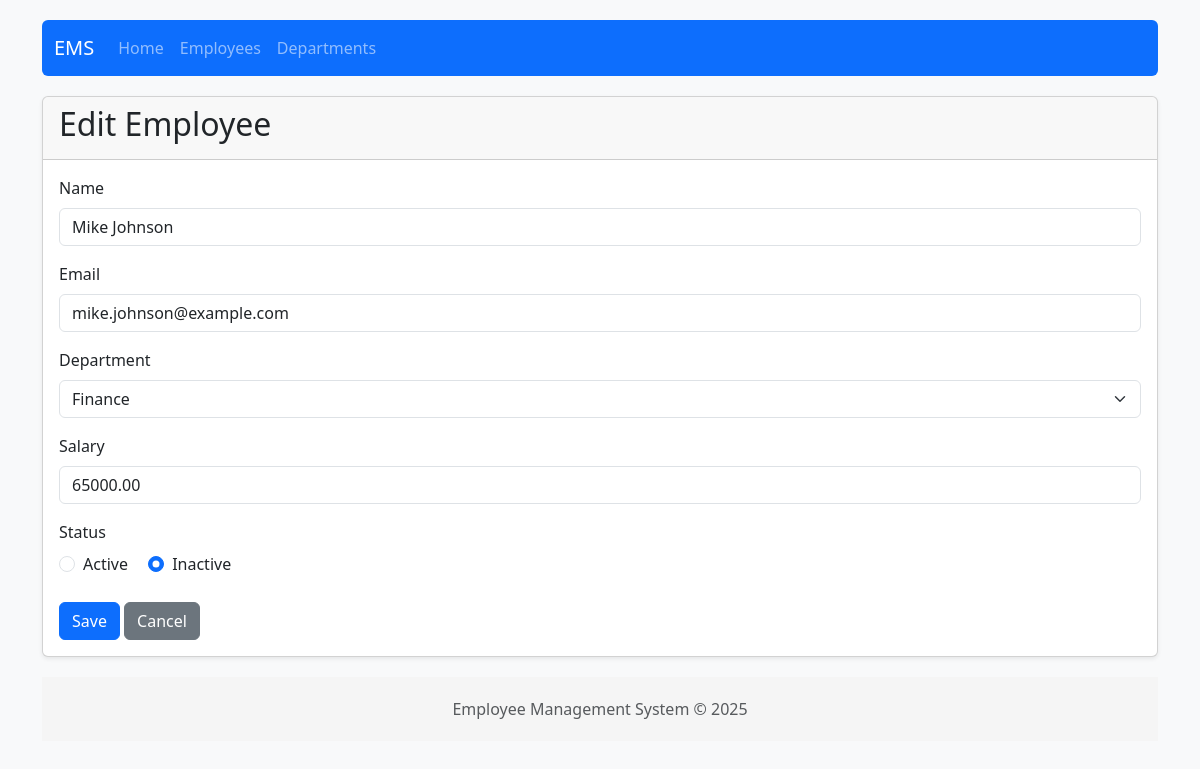
The page /employees/3/update/ on the database its author committed.
### employees/models.py (models this page shows, shortened)
class Employee(models.Model):
    STATUS_CHOICES = (
        (True, 'Active'),
        (False, 'Inactive'),
    )
    name = models.CharField(max_length=100)
    email = models.EmailField(unique=True)
    department = models.ForeignKey(Department, on_delete=models.CASCADE)
    salary = models.DecimalField(max_digits=10, decimal_places=2)
    status = models.BooleanField(default=True, choices=STATUS_CHOICES)

### employees/views.py (the view)
# urls.py: path('employees/<int:pk>/update/', views.employee_update, name='employee_update'),
def employee_update(request, pk):
    employee = get_object_or_404(Employee, pk=pk)
    if request.method == 'POST':
        form = EmployeeForm(request.POST, instance=employee)
        if form.is_valid():
            form.save()
            messages.success(request, 'Employee updated successfully!')
            return redirect('employee_list')
    else:
        form = EmployeeForm(instance=employee)
    return render(request, 'employees/employee_form.html', {'form': form, 'employee': employee})

### employees/forms.py (shortened to what this page needs)
class EmployeeForm(forms.ModelForm):
    class Meta:
        model = Employee
        fields = ['name', 'email', 'department', 'salary', 'status']

### employees/templates/employees/employee_form.html (shortened to what this page needs)
{% extends 'employees/base.html' %}
{% block content %}
<div class="card">
    <div class="card-header">
        <h2>{% if employee %}Edit{% else %}Add New{% endif %} Employee</h2>
    </div>
    <div class="card-body">
        <form method="post" novalidate>
            <div class="mb-3">
                <label for="{{ form.name.id_for_label }}" class="form-label">Name</label>
                <input type="text" class="form-control {% if form.name.errors %}is-invalid{% endif %}"
                       id="{{ form.name.id_for_label }}" name="{{ form.name.name }}"
                       value="{{ form.name.value|default:'' }}">
            </div>
            <div class="mb-3">
                <label for="{{ form.email.id_for_label }}" class="form-label">Email</label>
                <input type="email" class="form-control {% if form.email.errors %}is-invalid{% endif %}"
                       id="{{ form.email.id_for_label }}" name="{{ form.email.name }}"
                       value="{{ form.email.value|default:'' }}">
            </div>
            <div class="mb-3">
                <label for="{{ form.department.id_for_label }}" class="form-label">Department</label>
                <select class="form-select {% if form.department.errors %}is-invalid{% endif %}"
                        id="{{ form.department.id_for_label }}" name="{{ form.department.name }}">
                    {% for choice in form.department.field.queryset %}
                        <option value="{{ choice.id }}"
                            {% if form.department.value|stringformat:"s" == choice.id|stringformat:"s" %}selected{% endif %}>
                            {{ choice.name }}
                        </option>
                    {% endfor %}
                </select>
            </div>
            <div class="mb-3">
                <label for="{{ form.salary.id_for_label }}" class="form-label">Salary</label>
                <input type="number" step="0.01" class="form-control {% if form.salary.errors %}is-invalid{% endif %}"
                       id="{{ form.salary.id_for_label }}" name="{{ form.salary.name }}"
                       value="{{ form.salary.value|default:'' }}">
            </div>
            <div class="mb-3">
                <label class="form-label">Status</label>
                <div>
                    <div class="form-check form-check-inline">
                        <input class="form-check-input" type="radio" name="{{ form.status.name }}"
                               id="{{ form.status.id_for_label }}_active" value="True"
                               {% if form.status.value == True or not employee %}checked{% endif %}>
                        <label class="form-check-label" for="{{ form.status.id_for_label }}_active">Active</label>
                    </div>
                    <div class="form-check form-check-inline">
                        <input class="form-check-input" type="radio" name="{{ form.status.name }}"
                               id="{{ form.status.id_for_label }}_inactive" value="False"
                               {% if form.status.value == False %}checked{% endif %}>
                        <label class="form-check-label" for="{{ form.status.id_for_label }}_inactive">Inactive</label>
                    </div>
                </div>
            </div>
            <div class="mt-4">
                <button type="submit" class="btn btn-primary">Save</button>
                <a href="{% url 'employee_list' %}" class="btn btn-secondary">Cancel</a>
            </div>
        </form>
    </div>
</div>
{% endblock %}

### employees/templates/employees/base.html (style rules this page uses)
body { padding-top: 20px; background-color: #f8f9fa; }
.card { box-shadow: 0 0.125rem 0.25rem rgba(0, 0, 0, 0.075); margin-bottom: 20px; }

### rows shown on the page
Employee: name "Mike Johnson", email "mike.johnson@example.com", salary "65000.00"

### other values the page prints
form field department "Finance"
